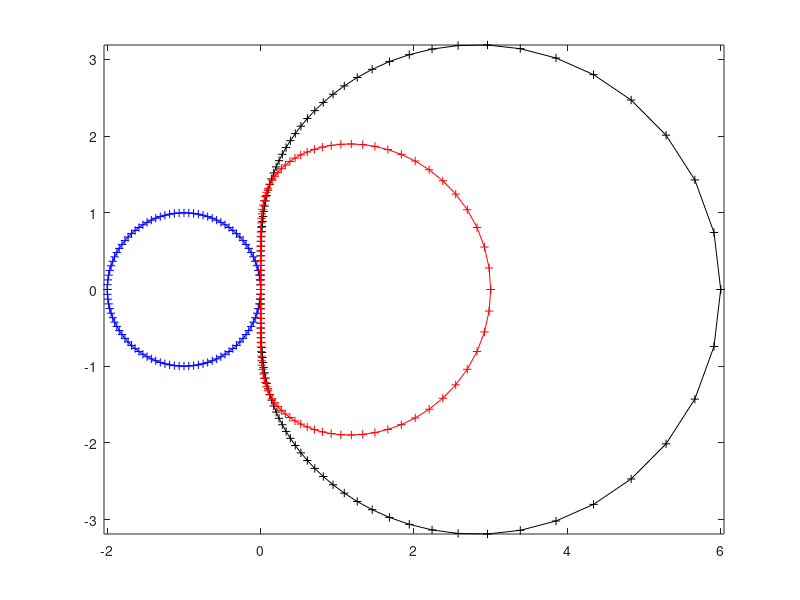

This figure's MATLAB source:
figure(1);
hold off;

f_am1=@(w) (exp(i*w) - 1.0) ./ -exp(i*w);
w=linspace(-pi,pi,101);
am1_stamility=f_am1(w);
plot(am1_stamility,'b-+'); % - means line mark
hold on;

%f_am2=@(w) (exp(i*w) - 1.0) ./ -((1.0/2.0).*exp(i*w) + (1.0/2.0));
%w=linspace(-pi,pi,101);
%am2_stamility=f_am2(w);
%plot(am2_stamility,'r-+'); % - means line mark
%hold on;

f_am3=@(w) (exp(i*2*w) - exp(i*w)) ./ -((5.0/12.0).*exp(i*2*w) + (2.0/3.0).*exp(i*w) - (1.0/12.0));
w=linspace(-pi,pi,101);
am3_stamility=f_am3(w);
plot(am3_stamility,'k-+'); % - means line mark
hold on;

f_am4=@(w) (exp(i*3*w) - exp(i*2*w)) ./ -((3.0/8.0).*exp(i*3*w) + (19.0/24.0).*exp(i*2*w) - (5.0/24.0).*exp(i*w) + (1.0/24.0));
w=linspace(-pi,pi,101);
am4_stamility=f_am4(w);
plot(am4_stamility,'r-+'); % - means line mark
hold on;

axis equal;

saveas(1,'figure/am.jpg');
